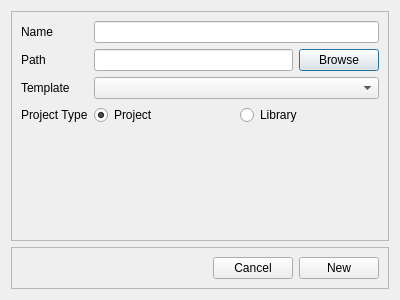
<?xml version="1.0" encoding="UTF-8"?>
<ui version="4.0">
 <class>NewProjectDialog</class>
 <widget class="QDialog" name="NewProjectDialog">
  <property name="geometry">
   <rect>
    <x>0</x>
    <y>0</y>
    <width>400</width>
    <height>300</height>
   </rect>
  </property>
  <property name="windowTitle">
   <string>Dialog</string>
  </property>
  <layout class="QVBoxLayout" name="verticalLayout">
   <item>
    <widget class="QFrame" name="frame_2">
     <property name="sizePolicy">
      <sizepolicy hsizetype="Preferred" vsizetype="Expanding">
       <horstretch>0</horstretch>
       <verstretch>0</verstretch>
      </sizepolicy>
     </property>
     <property name="frameShape">
      <enum>QFrame::StyledPanel</enum>
     </property>
     <property name="frameShadow">
      <enum>QFrame::Raised</enum>
     </property>
     <layout class="QFormLayout" name="formLayout_2">
      <item row="0" column="0">
       <widget class="QLabel" name="label">
        <property name="text">
         <string>Name</string>
        </property>
       </widget>
      </item>
      <item row="0" column="1">
       <widget class="QLineEdit" name="nameLineEdit"/>
      </item>
      <item row="1" column="0">
       <widget class="QLabel" name="label_3">
        <property name="text">
         <string>Path</string>
        </property>
       </widget>
      </item>
      <item row="2" column="0">
       <widget class="QLabel" name="label_2">
        <property name="text">
         <string>Template</string>
        </property>
       </widget>
      </item>
      <item row="3" column="0">
       <widget class="QLabel" name="label_4">
        <property name="text">
         <string>Project Type</string>
        </property>
       </widget>
      </item>
      <item row="1" column="1">
       <layout class="QHBoxLayout" name="horizontalLayout_2">
        <item>
         <widget class="QLineEdit" name="pathLineEdit">
          <property name="readOnly">
           <bool>true</bool>
          </property>
         </widget>
        </item>
        <item>
         <widget class="QPushButton" name="browseButton">
          <property name="text">
           <string>Browse</string>
          </property>
         </widget>
        </item>
       </layout>
      </item>
      <item row="2" column="1">
       <widget class="QComboBox" name="templateComboBox"/>
      </item>
      <item row="3" column="1">
       <layout class="QHBoxLayout" name="horizontalLayout">
        <item>
         <widget class="QRadioButton" name="projectRadioButton">
          <property name="text">
           <string>Project</string>
          </property>
          <property name="checked">
           <bool>true</bool>
          </property>
         </widget>
        </item>
        <item>
         <widget class="QRadioButton" name="libraryRadioButton">
          <property name="text">
           <string>Library</string>
          </property>
         </widget>
        </item>
       </layout>
      </item>
     </layout>
    </widget>
   </item>
   <item alignment="Qt::AlignBottom">
    <widget class="QFrame" name="frame">
     <property name="frameShape">
      <enum>QFrame::StyledPanel</enum>
     </property>
     <property name="frameShadow">
      <enum>QFrame::Raised</enum>
     </property>
     <layout class="QHBoxLayout" name="horizontalLayout_3">
      <item>
       <spacer name="horizontalSpacer">
        <property name="orientation">
         <enum>Qt::Horizontal</enum>
        </property>
        <property name="sizeHint" stdset="0">
         <size>
          <width>40</width>
          <height>20</height>
         </size>
        </property>
       </spacer>
      </item>
      <item>
       <widget class="QPushButton" name="cancelButton">
        <property name="text">
         <string>Cancel</string>
        </property>
       </widget>
      </item>
      <item>
       <widget class="QPushButton" name="newButton">
        <property name="text">
         <string>New</string>
        </property>
       </widget>
      </item>
     </layout>
    </widget>
   </item>
  </layout>
 </widget>
 <resources/>
 <connections/>
</ui>
